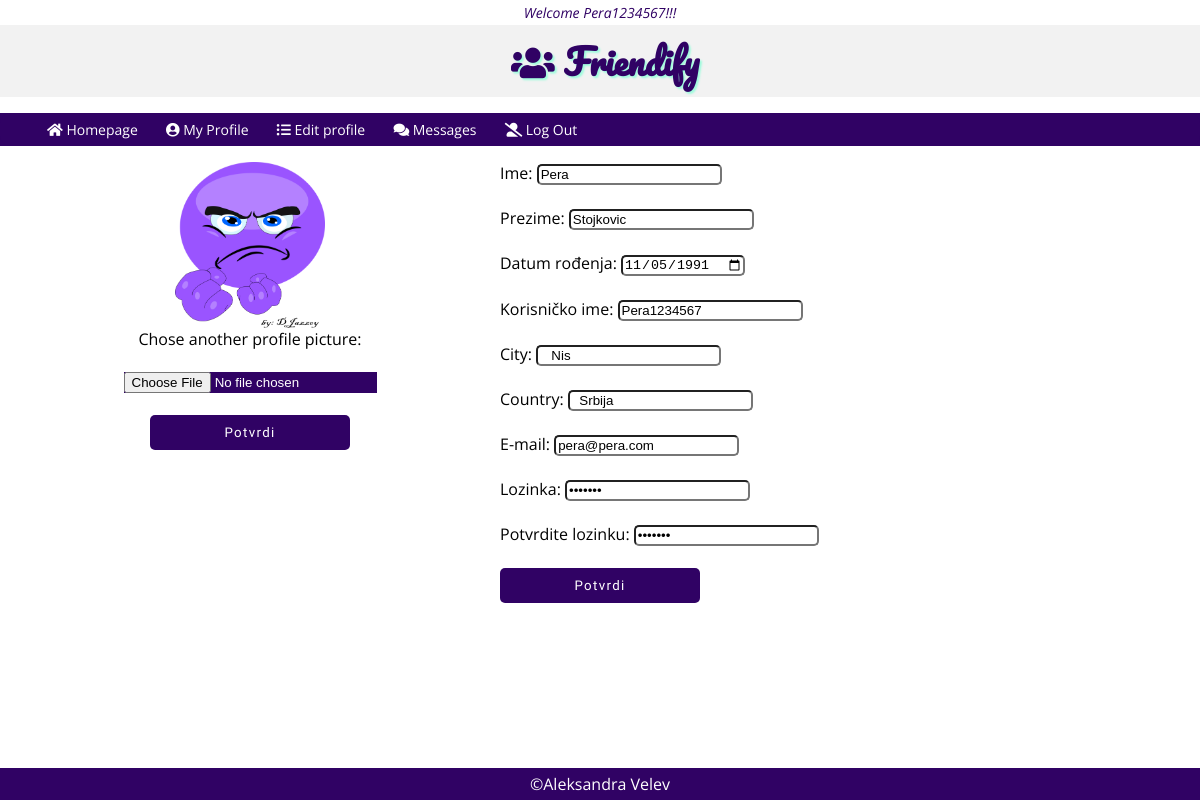
Page /networkPHP/edit.php (signed in) on the committed database.
### tables this page shows
CREATE TABLE IF NOT EXISTS `profile` (
  `id` int(10) UNSIGNED NOT NULL AUTO_INCREMENT,
  `user_id` int(10) UNSIGNED NOT NULL,
  `first_name` varchar(50) NOT NULL,
  `last_name` varchar(90) NOT NULL,
  `picture` varbinary(60150) DEFAULT NULL,
  `dob` date DEFAULT NULL,
  `city` varchar(50) DEFAULT NULL,
  `country` varchar(50) DEFAULT NULL,
  PRIMARY KEY (`id`),
  UNIQUE KEY `user_id` (`user_id`)
);

CREATE TABLE IF NOT EXISTS `user` (
  `id` int(10) UNSIGNED NOT NULL AUTO_INCREMENT,
  `username` varchar(50) NOT NULL,
  `email` varchar(50) NOT NULL,
  `password` varchar(50) NOT NULL,
  PRIMARY KEY (`id`)
);

### networkPHP/database/conection.php (called while the page is built, shortened)
<?php
class Dbconection
{
    public function connect()
    {
        $this->servername = 'localhost';
        $this->username = 'videoman';
        $this->password = 'videoman123';
        $this->database = 'network';
        $conn = new mysqli($this->servername, $this->username, $this->password, $this->database);
        return $conn;
    }
}
?>

### networkPHP/database/userdata.php (called while the page is built, shortened)
<?php
require_once 'conection.php';
class Userdata extends Dbconection
{
    public function selectPictureById($id)
    {
        $sql = "SELECT picture
                FROM profile
                WHERE user_id = '$id'";
        $result = $this->connect()->query($sql);
        $row = $result->fetch_assoc();
        $link = $row['picture'];
        return $link;
    }
    public function selectUserProfileDataById($id)
    {
        $sql = "SELECT *
                FROM profile
                INNER JOIN user
                ON user.id = profile.user_id
                WHERE profile.user_id = $id;
                ";
        $result = $this->connect()->query($sql);
        return $result;
    }
}
?>

### networkPHP/edit.php (the view, shortened to what this page needs)
<?php
    require_once 'header.php';
    require_once 'database/conection.php';
    require_once 'database/userdata.php';
    $id = $_SESSION['id'];
        $userinfo = new Userdata();
        $result = $userinfo->selectUserProfileDataById($id);
        $values = $result->fetch_assoc();
        $username = $values['username'];
        $email = $values['email'];
        $pass = $values['password'];
        $repass = $values['password'];
        $f_name = $values['first_name'];
        $l_name = $values['last_name'];
        $dob = $values['dob'];
        $city = $values['city'];
        $country = $values['country'];
?>
    <div class='flex-2'>
        <div class='picture-wrap'>
            <div>
                <?php
                    $link_pic = new Userdata();
                    $link = $link_pic->selectPictureById($id);
                    if( empty($link)  )
                        {
                            echo "<img src='01.png'>";
                        }
                    else
                        {
                            echo "<img src='$link'>";
                        }
                ?>
            </div>
            <form action="" method='post' enctype="multipart/form-data">
                    <label>Chose another profile picture:</label>
                    <br><br>
                    <input type="file" name="file" accept="image/*" class='file'>
                    <br><br>
                    <input type="submit" name="change" value="Potvrdi" class="btn sml">
            </form>
        </div>
        <div class="register">
            <form action="" method="POST" >
                <label>Ime: </label>
                <input type="text" name="name" value='<?php echo $f_name ?>'>
                <br><br>
                <label>Prezime: </label>
                <input type="text" name="lastName" value='<?php echo $l_name ?>'>
                <br><br>
                <label>Datum rođenja:</label>
                <input type="date" name="dob" value='<?php echo $dob ?>'>
                <br><br>
                <label>Korisničko ime:</label>
                <input type="text" name="username" value='<?php echo $username ?>'>
                <br><br>
                <label>City:</label>
                <input type="text" name="city" value='<?php echo $city ?>'>
                <br><br>
                <label>Country:</label>
                <input type="text" name="country" value='<?php echo $country ?>'>
                <br><br>
                <label>E-mail:</label>
                <input type="text" name="email" value='<?php echo $email ?>'>
                <br><br>
                <label>Lozinka:</label>
                <input type="password" name="password" value='<?php echo $pass ?>'>
                <br><br>
                <label>Potvrdite lozinku:</label>
                <input type="password" name="repassword" value='<?php echo $repass ?>'>
                <br><br>
                <input type="submit" name="register" value="Potvrdi" class="btn sml">
            </form>
        </div>
    </div>
<?php
    require_once 'footer.php';
?>

### networkPHP/css/general.css (style rules this page uses)
body { margin: 0; padding: 0; font-family: 'Open Sans', sans-serif; }
* { box-sizing: border-box; }
:root { --light-grey:#f2f2f2; --light-grey-opacity:rgba(253, 253, 253, 0.842); --dark-grey:#1a1a1a; --white-color:#fff; --black-color:#000; --dgrey-color-opacity:rgba(26, 26, 26, 0.7); --tirquise-color:rgb(160, 251, 221); --purple-color:rgb(48, 2, 100); --orange-color:#ff8c1a; }

### networkPHP/css/content.css (style rules this page uses)
.btn { color: var(--white-color); background-color: var(--purple-color); border:none; padding: 10px; border-radius:5px; font-family: 'Baloo Bhai', cursive; letter-spacing: 1.3px; width: 100%; }
.register { width: 70%; margin: auto; text-align: left; }
.register input { border-radius: 5px; }
.sml { width:200px; }
.flex-2 { display:flex; }
.picture-wrap { width:50%; text-align: center; }
.picture-wrap img { width:30%; }
.file { background-color: var(--purple-color); color: var(--white-color); }

### networkPHP/css/profile.css (style rules this page uses)
.flex-2 { display: flex; align-content: center; }

### rows in the picture
profile: picture (picture), name "Pera", lastName "Stojkovic", dob "11/05/1991", username "Pera1234567", city "Nis", country "Srbija", email "pera@pera.com"

### other values in the picture
$_SESSION['name'] "Pera1234567"
